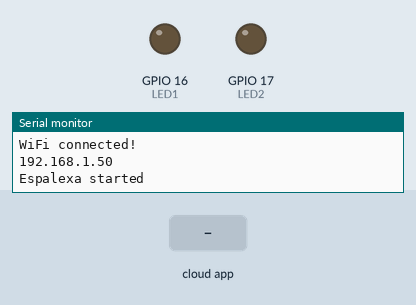
Recording of a sketch running on a simulated ESP32. Shown: output pins drawn as LEDs (lit = HIGH), the last lines printed to the serial monitor. The inputs (shaded band) are chosen by the test bench. WiFi joins after 1.5 s; servers stay silent unless stated.

Above: at 2.7 s.
2.8 s: the phone or cloud app sets Light.A to 64
At 3.2 s:
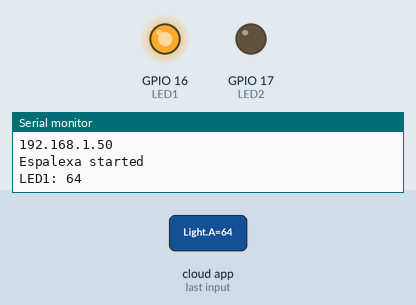
4.3 s: the phone or cloud app sets Light.B to 64
At 5.5 s:
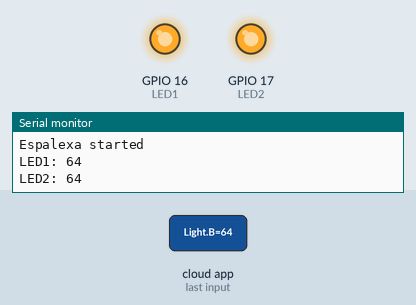
5.8 s: the phone or cloud app sets Light.A to 0
At 6.7 s:
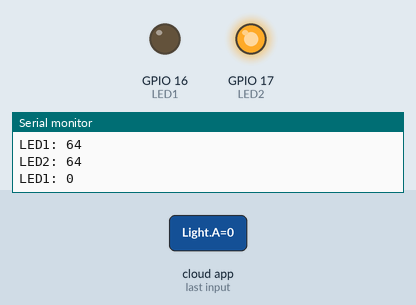
7.3 s: the phone or cloud app sets Light.A to 128
At 7.8 s:
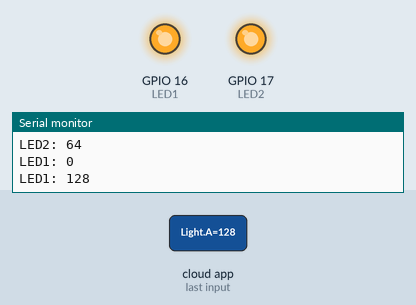
8.8 s: the phone or cloud app sets Light.B to 0
At 10.2 s:
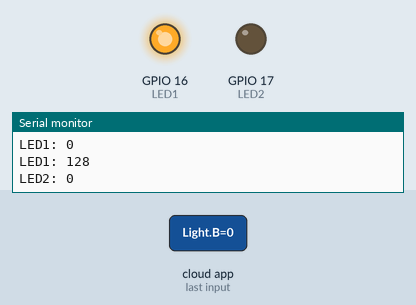
Timing chart, 0 to 11.3 s (numbered marks = the images above; inputs shaded):
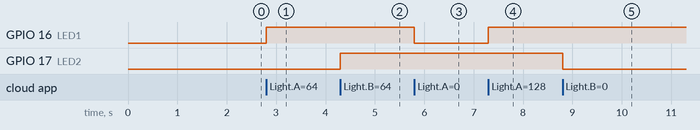

Measured:
- after the input at 2.8 s, GPIO 16 (LED1): LOW → HIGH at once
- after the input at 4.3 s, GPIO 17 (LED2): LOW → HIGH at once
- after the input at 5.8 s, GPIO 16 (LED1): HIGH → LOW at once
- after the input at 7.3 s, GPIO 16 (LED1): LOW → HIGH at once
- after the input at 8.8 s, GPIO 17 (LED2): HIGH → LOW at once

The sketch:

Alexa_2.ino
```cpp
#include <WiFi.h>
#include <WiFiManager.h>
#include <Espalexa.h>

#define LED1 16
#define LED2 17

Espalexa espalexa;

void firstLightChanged(uint8_t brightness) {
  digitalWrite(LED1, brightness > 0 ? HIGH : LOW);
  Serial.printf("LED1: %d\n", brightness);
}

void secondLightChanged(uint8_t brightness) {
  digitalWrite(LED2, brightness > 0 ? HIGH : LOW);
  Serial.printf("LED2: %d\n", brightness);
}

void setup() {
  Serial.begin(115200);

  pinMode(LED1, OUTPUT);
  pinMode(LED2, OUTPUT);

  WiFiManager wm;

  if (!wm.autoConnect("ESP32_Alexa_Setup")) {
    Serial.println("Failed to connect WiFi. Restarting...");
    delay(3000);
    ESP.restart();
  }

  Serial.println("WiFi connected!");
  Serial.println(WiFi.localIP());

  espalexa.addDevice("Light A", firstLightChanged);
  espalexa.addDevice("Light B", secondLightChanged);

  espalexa.begin();

  Serial.println("Espalexa started");
}

void loop() {
  espalexa.loop();
}
```
